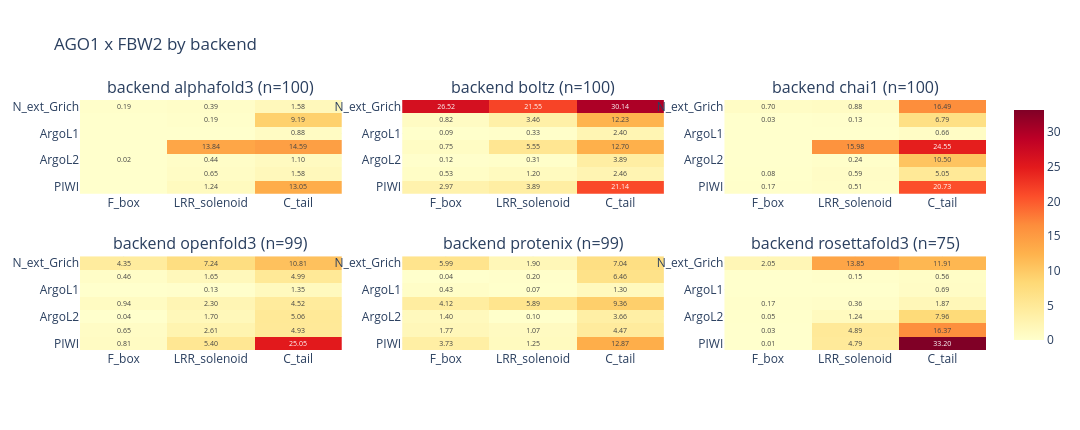

Source (notebook cell):
### Markdown cell above
## Per-backend breakdown

Cross-architecture agreement check: do the six ABCfold backends place the
same domain–domain contacts? One panel per couple, one heatmap per surviving
backend, shared colour scale.

### Code cell
backends = sorted(df["backend"].dropna().unique())
backend_n_models = df.groupby("backend")["fname"].nunique()
print(f"{len(backends)} backend(s): " + ", ".join(f'{b} (n={backend_n_models[b]})' for b in backends))
panel_by("backend", backends, backend_n_models, "backend", "per_backend")

### Figure 1 — Plotly figure (JSON) as saved in the notebook; plotly's stock layout.template omitted (floating-point values rounded to 4 significant figures)
{"data": [{"colorscale": [[0.0, "rgb(255,255,204)"], [0.125, "rgb(255,237,160)"], [0.25, "rgb(254,217,118)"], [0.375, "rgb(254,178,76)"], [0.5, "rgb(253,141,60)"], [0.625, "rgb(252,78,42)"], [0.75, "rgb(227,26,28)"], [0.875, "rgb(189,0,38)"], [1.0, "rgb(128,0,38)"]], "hovertemplate": "backend alphafold3<br>%{y} / %{x}<br>%{z:.3f}/model<extra></extra>", "showscale": false, "text": [["0.19", "0.39", "1.58"], ["", "0.19", "9.19"], ["", "", "0.88"], ["", "13.84", "14.59"], ["0.02", "0.44", "1.10"], ["", "0.65", "1.58"], ["", "1.24", "13.05"]], "textfont": {"size": 7}, "texttemplate": "%{text}", "type": "heatmap", "x": ["F_box", "LRR_solenoid", "C_tail"], "xaxis": "x", "y": ["N_ext_Grich", "ArgoN", "ArgoL1", "PAZ", "ArgoL2", "MID", "PIWI"], "yaxis": "y", "z": [[0.19, 0.39, 1.58], [0.0, 0.19, 9.19], [0.0, 0.0, 0.88], [0.0, 13.84, 14.59], [0.02, 0.44, 1.1], [0.0, 0.65, 1.58], [0.0, 1.24, 13.05]], "zmax": 33.2, "zmin": 0}, {"colorscale": [[0.0, "rgb(255,255,204)"], [0.125, "rgb(255,237,160)"], [0.25, "rgb(254,217,118)"], [0.375, "rgb(254,178,76)"], [0.5, "rgb(253,141,60)"], [0.625, "rgb(252,78,42)"], [0.75, "rgb(227,26,28)"], [0.875, "rgb(189,0,38)"], [1.0, "rgb(128,0,38)"]], "hovertemplate": "backend boltz<br>%{y} / %{x}<br>%{z:.3f}/model<extra></extra>", "showscale": false, "text": [["26.52", "21.55", "30.14"], ["0.82", "3.46", "12.23"], ["0.09", "0.33", "2.40"], ["0.75", "5.55", "12.70"], ["0.12", "0.31", "3.89"], ["0.53", "1.20", "2.46"], ["2.97", "3.89", "21.14"]], "textfont": {"size": 7}, "texttemplate": "%{text}", "type": "heatmap", "x": ["F_box", "LRR_solenoid", "C_tail"], "xaxis": "x2", "y": ["N_ext_Grich", "ArgoN", "ArgoL1", "PAZ", "ArgoL2", "MID", "PIWI"], "yaxis": "y2", "z": [[26.52, 21.55, 30.14], [0.82, 3.46, 12.23], [0.09, 0.33, 2.4], [0.75, 5.55, 12.7], [0.12, 0.31, 3.89], [0.53, 1.2, 2.46], [2.97, 3.89, 21.14]], "zmax": 33.2, "zmin": 0}, {"colorscale": [[0.0, "rgb(255,255,204)"], [0.125, "rgb(255,237,160)"], [0.25, "rgb(254,217,118)"], [0.375, "rgb(254,178,76)"], [0.5, "rgb(253,141,60)"], [0.625, "rgb(252,78,42)"], [0.75, "rgb(227,26,28)"], [0.875, "rgb(189,0,38)"], [1.0, "rgb(128,0,38)"]], "hovertemplate": "backend chai1<br>%{y} / %{x}<br>%{z:.3f}/model<extra></extra>", "showscale": false, "text": [["0.70", "0.88", "16.49"], ["0.03", "0.13", "6.79"], ["", "", "0.66"], ["", "15.98", "24.55"], ["", "0.24", "10.50"], ["0.08", "0.59", "5.05"], ["0.17", "0.51", "20.73"]], "textfont": {"size": 7}, "texttemplate": "%{text}", "type": "heatmap", "x": ["F_box", "LRR_solenoid", "C_tail"], "xaxis": "x3", "y": ["N_ext_Grich", "ArgoN", "ArgoL1", "PAZ", "ArgoL2", "MID", "PIWI"], "yaxis": "y3", "z": [[0.7, 0.88, 16.49], [0.03, 0.13, 6.79], [0.0, 0.0, 0.66], [0.0, 15.98, 24.55], [0.0, 0.24, 10.5], [0.08, 0.59, 5.05], [0.17, 0.51, 20.73]], "zmax": 33.2, "zmin": 0}, {"colorscale": [[0.0, "rgb(255,255,204)"], [0.125, "rgb(255,237,160)"], [0.25, "rgb(254,217,118)"], [0.375, "rgb(254,178,76)"], [0.5, "rgb(253,141,60)"], [0.625, "rgb(252,78,42)"], [0.75, "rgb(227,26,28)"], [0.875, "rgb(189,0,38)"], [1.0, "rgb(128,0,38)"]], "hovertemplate": "backend openfold3<br>%{y} / %{x}<br>%{z:.3f}/model<extra></extra>", "showscale": false, "text": [["4.35", "7.24", "10.81"], ["0.46", "1.65", "4.99"], ["", "0.13", "1.35"], ["0.94", "2.30", "4.52"], ["0.04", "1.70", "5.06"], ["0.65", "2.61", "4.93"], ["0.81", "5.40", "25.05"]], "textfont": {"size": 7}, "texttemplate": "%{text}", "type": "heatmap", "x": ["F_box", "LRR_solenoid", "C_tail"], "xaxis": "x4", "y": ["N_ext_Grich", "ArgoN", "ArgoL1", "PAZ", "ArgoL2", "MID", "PIWI"], "yaxis": "y4", "z": [[4.354, 7.242, 10.81], [0.4646, 1.646, 4.99], [0.0, 0.1313, 1.354], [0.9394, 2.303, 4.515], [0.0404, 1.697, 5.061], [0.6465, 2.606, 4.929], [0.8081, 5.404, 25.05]], "zmax": 33.2, "zmin": 0}, {"colorscale": [[0.0, "rgb(255,255,204)"], [0.125, "rgb(255,237,160)"], [0.25, "rgb(254,217,118)"], [0.375, "rgb(254,178,76)"], [0.5, "rgb(253,141,60)"], [0.625, "rgb(252,78,42)"], [0.75, "rgb(227,26,28)"], [0.875, "rgb(189,0,38)"], [1.0, "rgb(128,0,38)"]], "hovertemplate": "backend protenix<br>%{y} / %{x}<br>%{z:.3f}/model<extra></extra>", "showscale": false, "text": [["5.99", "1.90", "7.04"], ["0.04", "0.20", "6.46"], ["0.43", "0.07", "1.30"], ["4.12", "5.89", "9.36"], ["1.40", "0.10", "3.66"], ["1.77", "1.07", "4.47"], ["3.73", "1.25", "12.87"]], "textfont": {"size": 7}, "texttemplate": "%{text}", "type": "heatmap", "x": ["F_box", "LRR_solenoid", "C_tail"], "xaxis": "x5", "y": ["N_ext_Grich", "ArgoN", "ArgoL1", "PAZ", "ArgoL2", "MID", "PIWI"], "yaxis": "y5", "z": [[5.99, 1.899, 7.04], [0.0404, 0.202, 6.465], [0.4343, 0.07071, 1.303], [4.121, 5.889, 9.364], [1.404, 0.101, 3.657], [1.768, 1.071, 4.475], [3.727, 1.253, 12.87]], "zmax": 33.2, "zmin": 0}, {"colorscale": [[0.0, "rgb(255,255,204)"], [0.125, "rgb(255,237,160)"], [0.25, "rgb(254,217,118)"], [0.375, "rgb(254,178,76)"], [0.5, "rgb(253,141,60)"], [0.625, "rgb(252,78,42)"], [0.75, "rgb(227,26,28)"], [0.875, "rgb(189,0,38)"], [1.0, "rgb(128,0,38)"]], "hovertemplate": "backend rosettafold3<br>%{y} / %{x}<br>%{z:.3f}/model<extra></extra>", "showscale": true, "text": [["2.05", "13.85", "11.91"], ["", "0.15", "0.56"], ["", "", "0.69"], ["0.17", "0.36", "1.87"], ["0.05", "1.24", "7.96"], ["0.03", "4.89", "16.37"], ["0.01", "4.79", "33.20"]], "textfont": {"size": 7}, "texttemplate": "%{text}", "type": "heatmap", "x": ["F_box", "LRR_solenoid", "C_tail"], "xaxis": "x6", "y": ["N_ext_Grich", "ArgoN", "ArgoL1", "PAZ", "ArgoL2", "MID", "PIWI"], "yaxis": "y6", "z": [[2.053, 13.85, 11.91], [0.0, 0.1467, 0.56], [0.0, 0.0, 0.6933], [0.1733, 0.36, 1.867], [0.05333, 1.24, 7.96], [0.02667, 4.893, 16.37], [0.01333, 4.787, 33.2]], "zmax": 33.2, "zmin": 0}], "layout": {"annotations": [{"font": {"size": 16}, "showarrow": false, "text": "backend alphafold3 (n=100)", "x": 0.1444, "xanchor": "center", "xref": "paper", "y": 1.0, "yanchor": "bottom", "yref": "paper"}, {"font": {"size": 16}, "showarrow": false, "text": "backend boltz (n=100)", "x": 0.5, "xanchor": "center", "xref": "paper", "y": 1.0, "yanchor": "bottom", "yref": "paper"}, {"font": {"size": 16}, "showarrow": false, "text": "backend chai1 (n=100)", "x": 0.8556, "xanchor": "center", "xref": "paper", "y": 1.0, "yanchor": "bottom", "yref": "paper"}, {"font": {"size": 16}, "showarrow": false, "text": "backend openfold3 (n=99)", "x": 0.1444, "xanchor": "center", "xref": "paper", "y": 0.375, "yanchor": "bottom", "yref": "paper"}, {"font": {"size": 16}, "showarrow": false, "text": "backend protenix (n=99)", "x": 0.5, "xanchor": "center", "xref": "paper", "y": 0.375, "yanchor": "bottom", "yref": "paper"}, {"font": {"size": 16}, "showarrow": false, "text": "backend rosettafold3 (n=75)", "x": 0.8556, "xanchor": "center", "xref": "paper", "y": 0.375, "yanchor": "bottom", "yref": "paper"}], "height": 430, "title": {"text": "AGO1 x FBW2 by backend"}, "width": 1080, "xaxis": {"anchor": "y", "domain": [0.0, 0.2889]}, "xaxis2": {"anchor": "y2", "domain": [0.3556, 0.6444]}, "xaxis3": {"anchor": "y3", "domain": [0.7111, 1.0]}, "xaxis4": {"anchor": "y4", "domain": [0.0, 0.2889]}, "xaxis5": {"anchor": "y5", "domain": [0.3556, 0.6444]}, "xaxis6": {"anchor": "y6", "domain": [0.7111, 1.0]}, "yaxis": {"anchor": "x", "autorange": "reversed", "domain": [0.625, 1.0]}, "yaxis2": {"anchor": "x2", "autorange": "reversed", "domain": [0.625, 1.0]}, "yaxis3": {"anchor": "x3", "autorange": "reversed", "domain": [0.625, 1.0]}, "yaxis4": {"anchor": "x4", "autorange": "reversed", "domain": [0.0, 0.375]}, "yaxis5": {"anchor": "x5", "autorange": "reversed", "domain": [0.0, 0.375]}, "yaxis6": {"anchor": "x6", "autorange": "reversed", "domain": [0.0, 0.375]}}}
